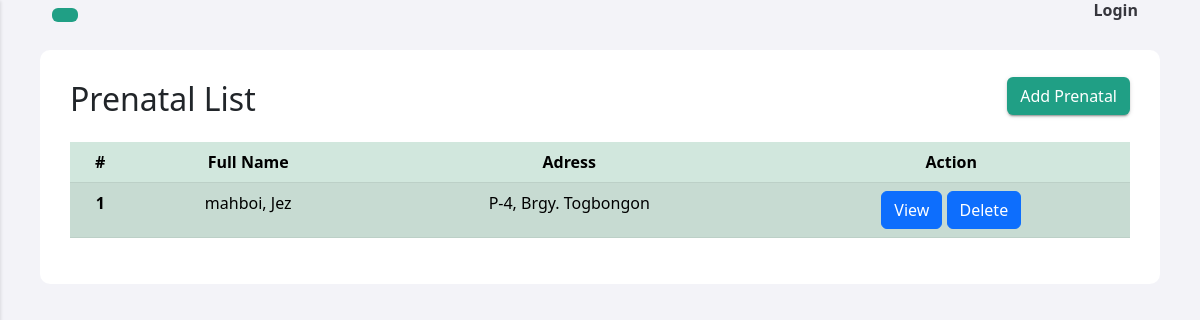
The app's page /prenatal.php (signed in), older data.
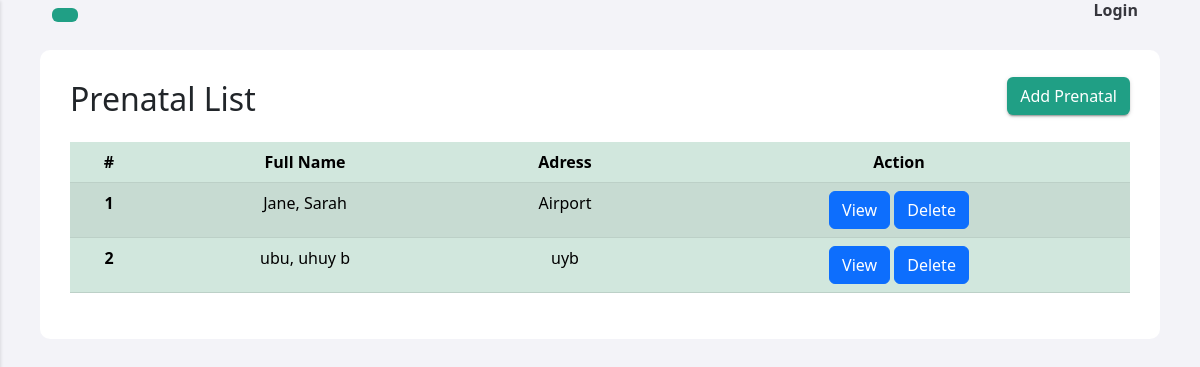
The same page, newer data.
### tables this page shows
CREATE TABLE `patients` (
  `id` int(11) NOT NULL,
  `fname` varchar(255) NOT NULL,
  `mname` varchar(255) NOT NULL,
  `lname` varchar(255) NOT NULL,
  `contact` varchar(255) NOT NULL,
  `address` text NOT NULL,
  `fclt_id` int(11) NOT NULL
);

### includes/prenatal_functions.inc.php (called while the page is built, shortened)
<?php
include 'db_conn.php';
function getAllPatients() {
    global $conn, $fclt_id;
    $sql = "SELECT * FROM patients WHERE fclt_id = $fclt_id";
    $result = mysqli_query($conn, $sql);
    if ($result) {
        $patients = mysqli_fetch_all($result, MYSQLI_ASSOC);
        return $patients;
    } else {
        echo "Error executing query: " . mysqli_error($conn);
    }
    return array();
}

### prenatal.php (the view, shortened to what this page needs)
<?php
include_once 'header.php';
include_once 'includes/prenatal_functions.inc.php';
$patients = getAllPatients();
?>
<div class="feed">
<div class="head">
<h2 class="left-heading mb-4">Prenatal List</h2>
<button type="button" class="right-button btn" data-bs-toggle="modal" data-bs-target="#staticBackdrop">Add Prenatal</button>
</div>
  <table class="table table-success table-striped" id="table" style="text-align: center">
  <thead>
    <tr>
      <th scope="col">#</th>
      <th scope="col">Full Name</th>
      <th scope="col">Adress</th>
      <th scope="col">Action</th>
    </tr>
  </thead>
  <tbody>
        <?php
        foreach ($patients as $key => $patients) {
            $id = $patients['id'];
            $fname = $patients['fname'];
            $mname = $patients['mname'];
            $lname = $patients['lname'];
            $address = $patients['address'];
            echo "<tr>";
            echo "<th scope='row'>" . ($key + 1) . "</th>";
            echo "<td>$lname, $fname $mname</td>";
            echo "<td>$address</td>";
            echo '<td>
            <a class="btn btn-primary" href="add_prenatal.php?id='.$id.'" role="button">View</a>
            <button type="button" class="btn btn-primary" value="'.$id.'" id= "deletePatient">Delete</button>
            </td>';
            echo "</tr>";
        }
        ?>
            </tbody>
</table>
      </div>
    <?php
include_once 'footer.php'
?>

### header.php (shortened to what this page needs)
<?php
$fclt_id = $_SESSION['id'];
?>
<!doctype html>
<html lang="en">
  <head>
		<link rel="stylesheet" href="https://cdn.jsdelivr.net/npm/bootstrap@5.3.0/dist/css/bootstrap.min.css">
    <link rel="stylesheet" href="https://cdn.jsdelivr.net/npm/bootstrap@5.3.0/dist/js/bootstrap.bundle.min.js">
		<link rel="stylesheet" href="css/style.css?v=<?php echo time();?>">
  </head>
  <body>
      <div id="content">
      <nav class="navbar navbar-expand-lg">
    <div class="container-fluid">
        <button type="button" id="toggleButton" class="btn"><i class="fi fi-br-menu-burger"></i></button>
        <div class="nav-items">
            <ul class="navbar-nav flex-row">
                  <?php
                    if (isset($_SESSION["second_account"])) {
                      echo '<li class="nav-item">
                      <div class="dropdown">
                      <div class="logo-container">
                          <img src="images/boy.png" alt="Logo" class="logo-icon">
                      </div>
                      <div class="button-container">
                      <a href="#" role="button" class="user-name">' . $_SESSION["usersname"] . '<i class="fi fi-sr-angle-small-down"></i></a>
                      <p class="user-description">'. $_SESSION["usersrole"].'</p>
                    </div>
                    <div class="dropdown-content">
                        <a href="#">Profile</a>
                        <a href="#">Settings</a>
                        <a href="includes/logout.inc.php">Logout</a>
                    </div>
                </div>
                </li>';
                  } else {
                      echo '<li class="nav-item">
                      <a href="#" data-bs-toggle="modal" class="user-login" data-bs-target="#loginModal">Login</a>
                        </li>';
                  }
                  ?>
              </ul>
          </div>
        </nav>

### footer.php (shortened to what this page needs)
</div>
<link href="https://cdn.jsdelivr.net/npm/bootstrap@5.2.3/dist/css/bootstrap.min.css" rel="stylesheet">
</body>
</html>

### css/style.css (style rules this page uses)
body { margin: 0; font-family: -apple-system, BlinkMacSystemFont, "Segoe UI", Roboto, "Helvetica Neue", Arial, "Noto Sans", sans-serif, "Apple Color Emoji", "Segoe UI Emoji", "Segoe UI Symbol", "Noto Color Emoji"; font-size: 1rem; font-weight: 400; line-height: 1.5; color: #212529; text-align: left; background-color: #fff; }
.navbar { padding: 15px; border: none; margin-bottom: 20px; }
#content { margin-left: 250px; transition: margin-left 0.3s; min-height: 100vh; padding: 0 40px; -webkit-transition: all 0.3s; -o-transition: all 0.3s; transition: margin-left 0.3s ease; background-color: #f3f3f8; }
.user-login { margin-top: -10px; font-size: 1rem; font-weight: bold; margin-left: -3px; }
.head { display: flex; justify-content: space-between; align-items: center; }
.feed { background-color: #ffffff; padding: 30px; border-radius: 10px; margin-bottom: 30px; }
.head .btn { margin-top: -30px; background-color: #209f85; color: #fff; text-decoration: none; box-shadow: rgba(0, 0, 0, 0.2) 0 3px 1px -2px, rgba(0, 0, 0, 0.14) 0 2px 2px 0, rgba(0, 0, 0, 0.12) 0 1px 5px 0; }
.navbar ul { list-style: none; margin: 0; padding: 0; display: flex; gap: 15px; }
.navbar a { text-decoration: none; }
.navbar .btn { background-color: #209f85; color: #fff; }
@media screen and (max-width: 1400px) { #content { margin-left: 0; } }
a.btn.btn-primary { text-decoration: none; }
.nav-item a { text-decoration: none; color: #36363D; }
.nav-item { display: flex; align-items: center; margin-right: 20px; }
.navbar-nav { display: flex; align-items: center; list-style: none; margin: 0; padding: 0; }
.nav-item { margin-right: 10px; }

Row changes from the older to the newer data that the page shows:
removed patients: lname "mahboi", fname "Jez", address "P-4, Brgy. Togbongon", $id 29 (drawn)
added patients: lname "Jane", fname "Sarah", address "Airport", $id 30 (drawn)
added patients: lname "ubu", fname "uhuy", mname "b", address "uyb", $id 35 (drawn)
